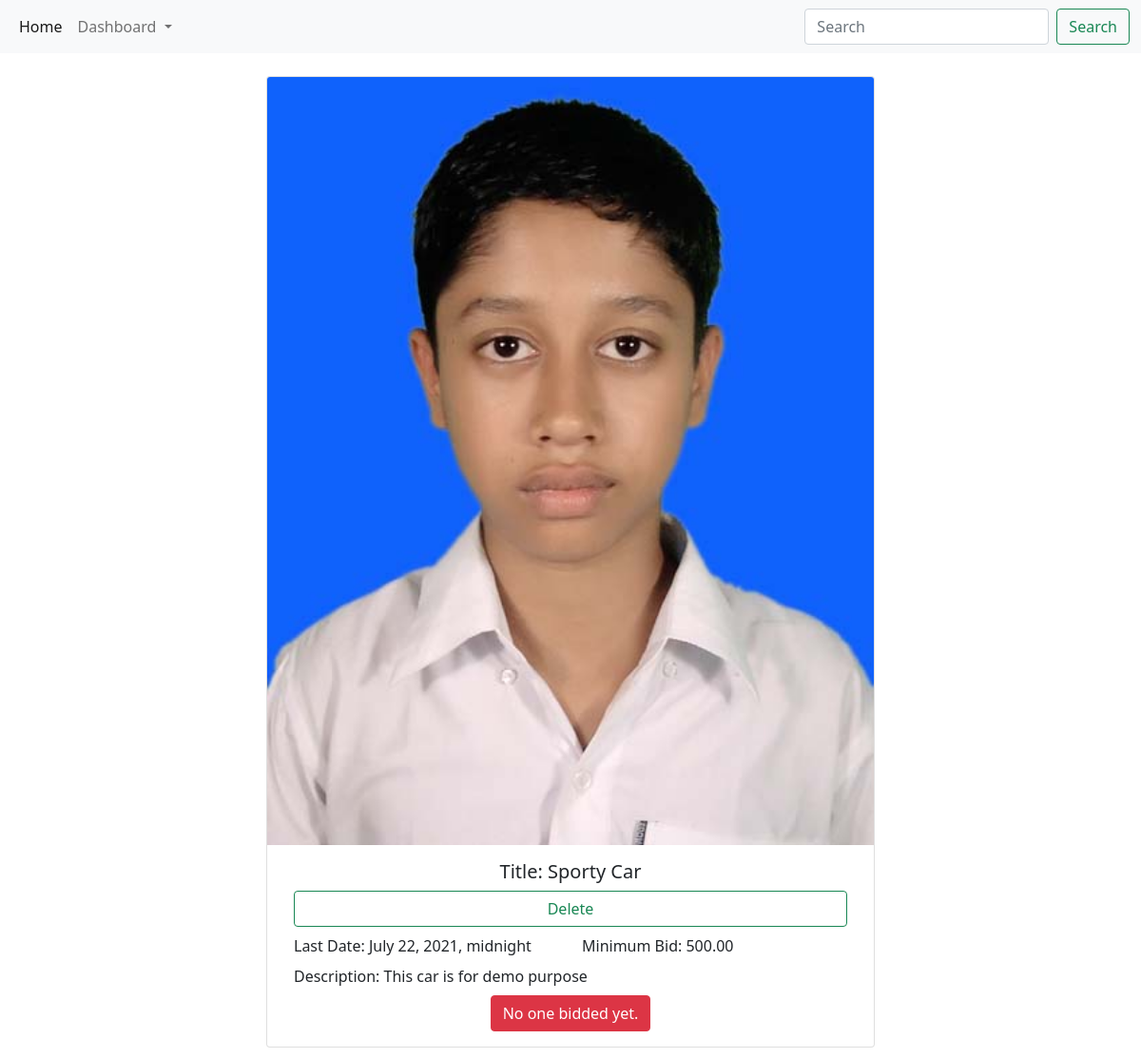
The page /itemdetails/1 (signed in) on the database its author committed.
### mainapp/models.py (models this page shows)
class Item(models.Model):
    proname = models.CharField(max_length=255)
    minbid = models.DecimalField(max_digits=20, decimal_places=2)
    description = models.CharField(max_length=2000, null=True,)
    picture = models.ImageField(upload_to='images/', null=True, blank=True)
    created = models.DateTimeField()
    date = models.DateTimeField()
    owner = models.ForeignKey(User, on_delete=models.CASCADE,related_name='%(class)s_requests_created')

### mainapp/views.py (the view)
# urls.py: path('itemdetails/<int:id>' , views.individualdetails, name = 'itemview'),
@login_required(login_url='login')
def individualdetails(request, id):
    owner=User.objects.get(email=request.user.email)
    postinfo= Item.objects.get(id=id)
    iteminfo= logics.getProduct(id)
    itembid =logics.getBid(postinfo)
    highestbid= logics.getHighBid(postinfo)
    mybid= logics.getMyBid(owner,postinfo)
    print("Here it is")
    print(postinfo.date)
    if (postinfo.date.date() < datetime.date.today()):
        return render(request, 'productdetailsold.html',{"ItemData" : iteminfo, "BidData": itembid,"high": highestbid, "my":mybid})
    return render(request, 'productdetails.html',{"ItemData" : iteminfo, "BidData": itembid,"high": highestbid, "my":mybid})

### mainapp/logics.py (called while the page is built)
def getProduct(id):
    x=Item.objects.all().filter(id=id)
    return x

def getBid(id):
    biddata= bid.objects.all().filter(post=id)
    return biddata

def getHighBid(id):
    highbid= bid.objects.filter(post=id).order_by('-amount').first()
    return highbid

def getMyBid(id, post):
    mybid= bid.objects.all().filter(bidder=id, post=post).first()
    return mybid

### mainapp/templates/productdetails.html (shortened to what this page needs)
<!DOCTYPE html>
<head>
    <link href="https://cdn.jsdelivr.net/npm/bootstrap@5.0.1/dist/css/bootstrap.min.css" rel="stylesheet">
</head>
<body>
  {% include "nav.html" %}
  <div class="pb-4"></div>
    {% for item in ItemData %}
    <div class="d-flex justify-content-center pb-3">
      <div class="card" style="width: 40rem;">
        <img src="{{ item.picture.url }}" class="card-img-top" alt="...">
        <div class="card-body">
          <div class="container">
            <h5 class="card-title d-flex justify-content-center">Title: {{item.proname}}</h5>
            <div class="row d-flex justify-content-center">
              {% if item.owner.id == request.user.id %}
                     <div class="col-12">
                      <button type="button" class="btn btn-outline-success w-100" data-bs-toggle="modal" data-bs-target="#exampleModal">
                        Delete
                      </button>
                     </div>
                     <div class="pb-2"></div>
                    {% endif %}
              <div class="col">
               Last Date: {{item.date}}
              </div>
              <div class="col">
                Minimum Bid: {{item.minbid}}
              </div>
            </div>
            <div class="pb-2"></div>
          <div>
              Description: {{item.description}}
          </div>
          <div class="pb-2"></div>
        </div>
        {% endfor %}
        {% if BidData %}
          {% if my == none %}
            <div class="container">
              <div class="row">
                <div class="col-5">
                   Highest Bid {{ high.amount }}
                </div>
              <div class="col-7">
                Bidder: {{ high.bidder}}
              </div>
              {% for item in ItemData %}
              {% if item.owner.id != request.user.id %}
            <div> <span>Your Current Bid: 0 </span></div>
              {% endif %}
              {% endfor %}
          </div>
        </div>
        <div class="pb-2"></div>
        {% elif my %}
        <div class="container">
          <div class="row">
            <div class="col-4">
              Highest Bid {{ high.amount }}
            </div>
            <div class="col-8">
              Bidder: {{ high.bidder}}
            </div>
            <div> <span>Your Current Bid: {{ my.amount}} </span></div>
          </div>
        </div>
        {% endif %}
        <button class="btn btn-dark w-100 mb-2 " disabled>All the Bids</button>
        {% else %}
        <div class="d-flex justify-content-center"><button type="button" class="btn btn-danger">No one bidded yet.</button></div>
      {% endif %}
</body>
  </html>

### rows shown on the page
Item: picture (picture), proname "Sporty Car", shows "Delete", date "July 22, 2021, midnight", minbid "500.00", description "This car is for demo purpose"
